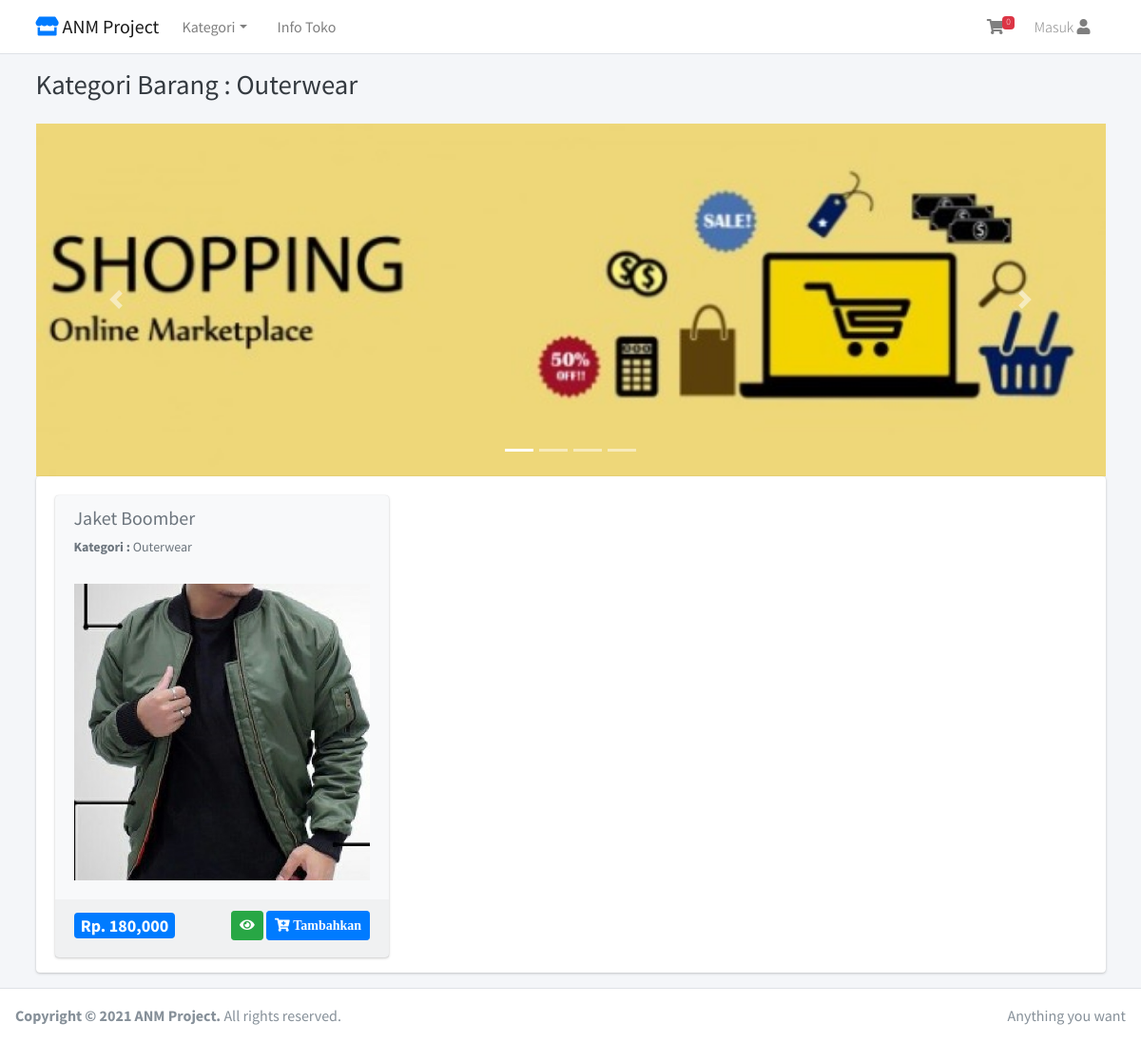
/home/kategori/8, run on the app's committed database.
### tables this page shows
CREATE TABLE IF NOT EXISTS `tbl_barang` (
  `id_barang` int(11) NOT NULL AUTO_INCREMENT,
  `nama_barang` varchar(255) DEFAULT NULL,
  `id_kategori` int(11) DEFAULT NULL,
  `harga` int(11) DEFAULT NULL,
  `deskripsi` mediumtext,
  `gambar` text,
  `berat` int(11) NOT NULL,
  PRIMARY KEY (`id_barang`) USING BTREE
);

CREATE TABLE IF NOT EXISTS `tbl_kategori` (
  `id_kategori` int(11) NOT NULL AUTO_INCREMENT,
  `nama_kategori` varchar(50) DEFAULT NULL,
  PRIMARY KEY (`id_kategori`) USING BTREE
);

### application/views/layout/v_wrapper_frontend.php (called while the page is built)
<?php
require_once('v_head.php');
require_once('v_header_frontend.php');
require_once('v_nav_frontend.php');
require_once('v_content.php');
require_once('v_footer_frontend.php');

### application/controllers/Home.php (called while the page is built, shortened)
<?php
class Home extends CI_Controller
{
	public function __construct()
	{
		$this->load->model('m_home');
	}
	public function kategori($id_kategori)
	{
		$kategori = $this->m_home->kategori($id_kategori);
		$data = array(
			'title' => 'Kategori Barang : ' . $kategori->nama_kategori,
			'barang' => $this->m_home->get_all_data_barang($id_kategori),
			'isi' => 'v_kategori_barang',
		);
		$this->load->view('layout/v_wrapper_frontend', $data, FALSE);
	}
}

### index.php (called while the page is built, shortened)
<?php
require_once BASEPATH.'core/CodeIgniter.php';

### application/views/layout/v_content.php (called while the page is built)
<?php
if ($isi) {
	$this->load->view($isi);
}

### application/models/M_home.php (called while the page is built, shortened)
<?php
class M_home extends CI_Model
{
	public function get_all_data_kategori()
	{
		$this->db->select('*');
		$this->db->from('tbl_kategori');
		$this->db->order_by('id_kategori', 'desc');
		return $this->db->get()->result();
	}
	public function kategori($id_kategori)
	{
		$this->db->select('*');
		$this->db->from('tbl_kategori');
		$this->db->where('id_kategori', $id_kategori);
		return $this->db->get()->row();
	}
	public function get_all_data_barang($id_kategori)
	{
		$this->db->select('*');
		$this->db->from('tbl_barang');
		$this->db->join('tbl_kategori', 'tbl_kategori.id_kategori = tbl_barang.id_kategori', 'left');
		$this->db->where('tbl_barang.id_kategori', $id_kategori);
		return $this->db->get()->result();
	}
}

### application/views/layout/v_nav_frontend.php (the view, shortened to what this page needs)
<nav class="main-header navbar navbar-expand-md navbar-light navbar-white">
	<div class="container">
		<a href="<?= base_url() ?>" class="navbar-brand">
			<i class="fas fa-store text-primary"></i>
			<span class="brand-text font-weight-light"><b> ANM Project</b></span>
		</a>
		<div class="collapse navbar-collapse order-3" id="navbarCollapse">
			<ul class="navbar-nav">
				<li class="nav-item dropdown">
					<a id="dropdownSubMenu1" href="#" data-toggle="dropdown" aria-haspopup="true" aria-expanded="false" class="nav-link dropdown-toggle">Kategori</a>
				</li>
				<li class="nav-item">
					<a href="<?= base_url('home/infotoko') ?>" class="nav-link">Info Toko</a>
				</li>
			</ul>
		</div>
		<ul class="order-1 order-md-3 navbar-nav navbar-no-expand ml-auto">
			<?php
			$jml_item = 0;
			?>
			<li class="nav-item dropdown">
				<a class="nav-link" data-toggle="dropdown" href="#">
					<i class="fas fa-shopping-cart"></i>
					<span class="badge badge-danger navbar-badge"><?= $jml_item ?></span>
				</a>
			</li>
				<li class="nav-item">
				<?php if ($this->session->userdata('email') == "") { ?>
					<a class="nav-link" href="<?= base_url('pelanggan/login') ?>">
						<span class="brand-text font-weight-light">Masuk</span>
						<i class="fas fa-user"></i>
					</a>
				<?php } ?>
			</li>
		</ul>
	</div>
</nav>
<div class="content-wrapper">
	<div class="content-header">
		<div class="container">
			<div class="row mb-2">
				<div class="col-sm-6">
					<h1 class="m-0 text-dark"> <?= $title ?></h1>
				</div>
				<div class="col-sm-6">
				</div>
			</div>
		</div>
	</div>
	<div class="content">
		<div class="container">

### application/views/v_kategori_barang.php (shortened to what this page needs)
<div id="carouselExampleIndicators" class="carousel slide" data-ride="carousel">
	<ol class="carousel-indicators">
		<li data-target="#carouselExampleIndicators" data-slide-to="0" class="active"></li>
		<li data-target="#carouselExampleIndicators" data-slide-to="1"></li>
		<li data-target="#carouselExampleIndicators" data-slide-to="2"></li>
		<li data-target="#carouselExampleIndicators" data-slide-to="3"></li>
	</ol>
	<div class="carousel-inner">
		<div class="carousel-item active">
			<img class="d-block w-100" src="<?= base_url() ?>assets/slider/slide1.jpg">
		</div>
	</div>
	<a class="carousel-control-prev" href="#carouselExampleIndicators" role="button" data-slide="prev">
		<span class="carousel-control-prev-icon" aria-hidden="true"></span>
	</a>
	<a class="carousel-control-next" href="#carouselExampleIndicators" role="button" data-slide="next">
		<span class="carousel-control-next-icon" aria-hidden="true"></span>
	</a>
</div>
<div class="card card-solid">
	<div class="card-body pb-0">
		<div class="row d-flex align-items-stretch">
			<?php foreach ($barang as $key => $value) { ?>
				<div class="col-sm-4 d-flex align-items-stretch">
					<div class="card bg-light">
						<div class="card-header text-muted border-bottom-0">
							<h2 class="lead"><b><?= $value->nama_barang ?></b></h2>
							<p class="text-muted text-sm"><b>Kategori : </b><?= $value->nama_kategori ?></p>
						</div>
						<div class="card-body pt-0">
							<div class="row">
								<div class="col-12 text-center">
									<img src="<?= base_url('assets/gambar/' . $value->gambar) ?>" alt="" class="img-fluid" width="500px">
								</div>
							</div>
						</div>
						<div class="card-footer">
							<div class="row">
								<div class="col-sm-6">
									<div class="text-left">
										<h4><span class="badge bg-primary">Rp. <?= number_format($value->harga, 0) ?></span></h4>
									</div>
								</div>
								<div class="col-sm-6">
									<div class="text-right">
									<a href="<?= base_url('home/detail_barang/' . $value->id_barang)  ?>" class="btn btn-sm btn-success">
											<i class="fas fa-eye"></i>
										</a>
										<button type="submit" class="btn btn-sm btn-primary swalDefaultSuccess">
											<i class="fas fa-cart-plus"> Tambahkan</i>
										</button>
									</div>
								</div>
							</div>
						</div>
					</div>
				</div>
			<?php } ?>
		</div>
	</div>
</div>

### data on the page
tbl_barang: nama_barang "Jaket Boomber", id_kategori.nama_kategori "Outerwear", gambar (picture), harga "180,000"

### other printed values
$jml_item "0"
$title "Kategori Barang : Outerwear"
